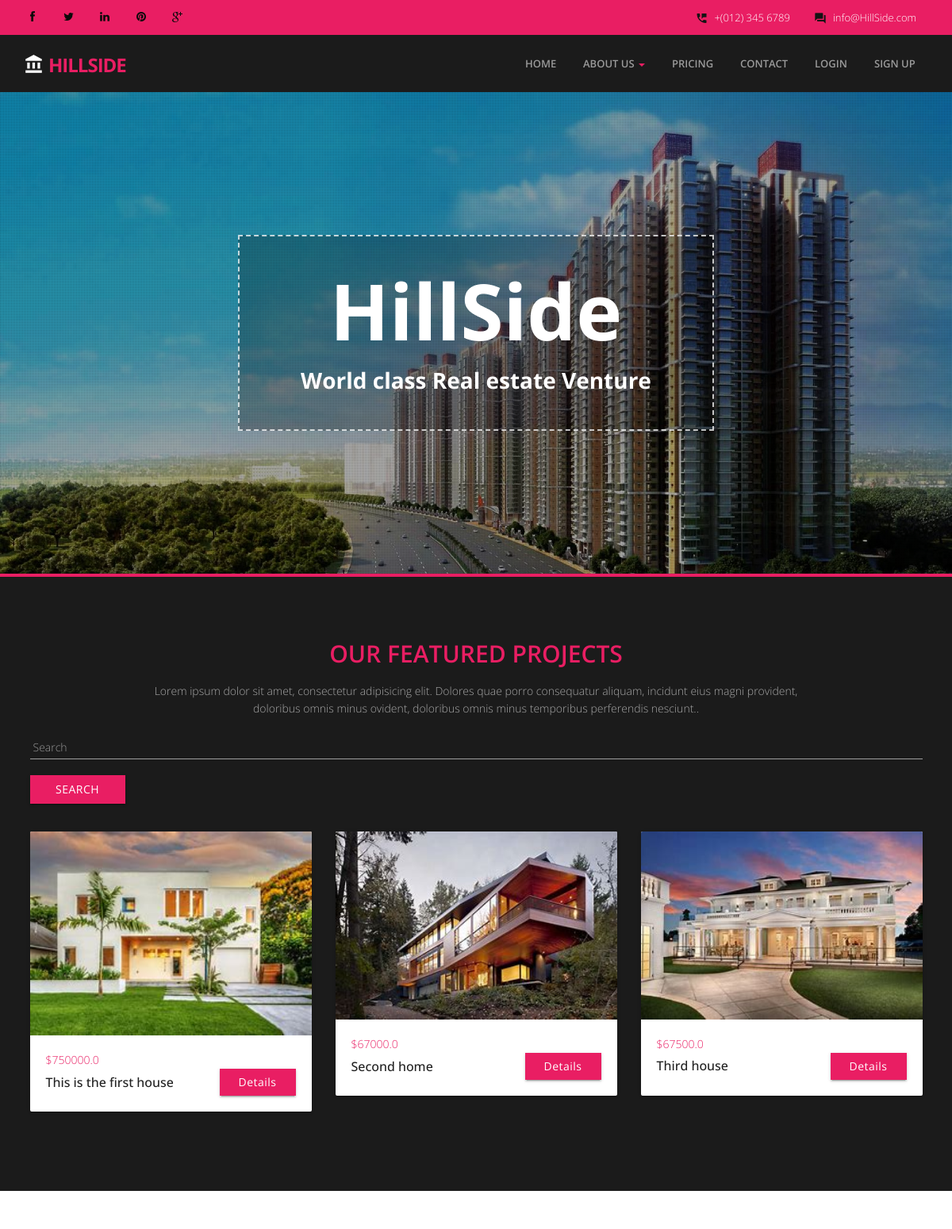
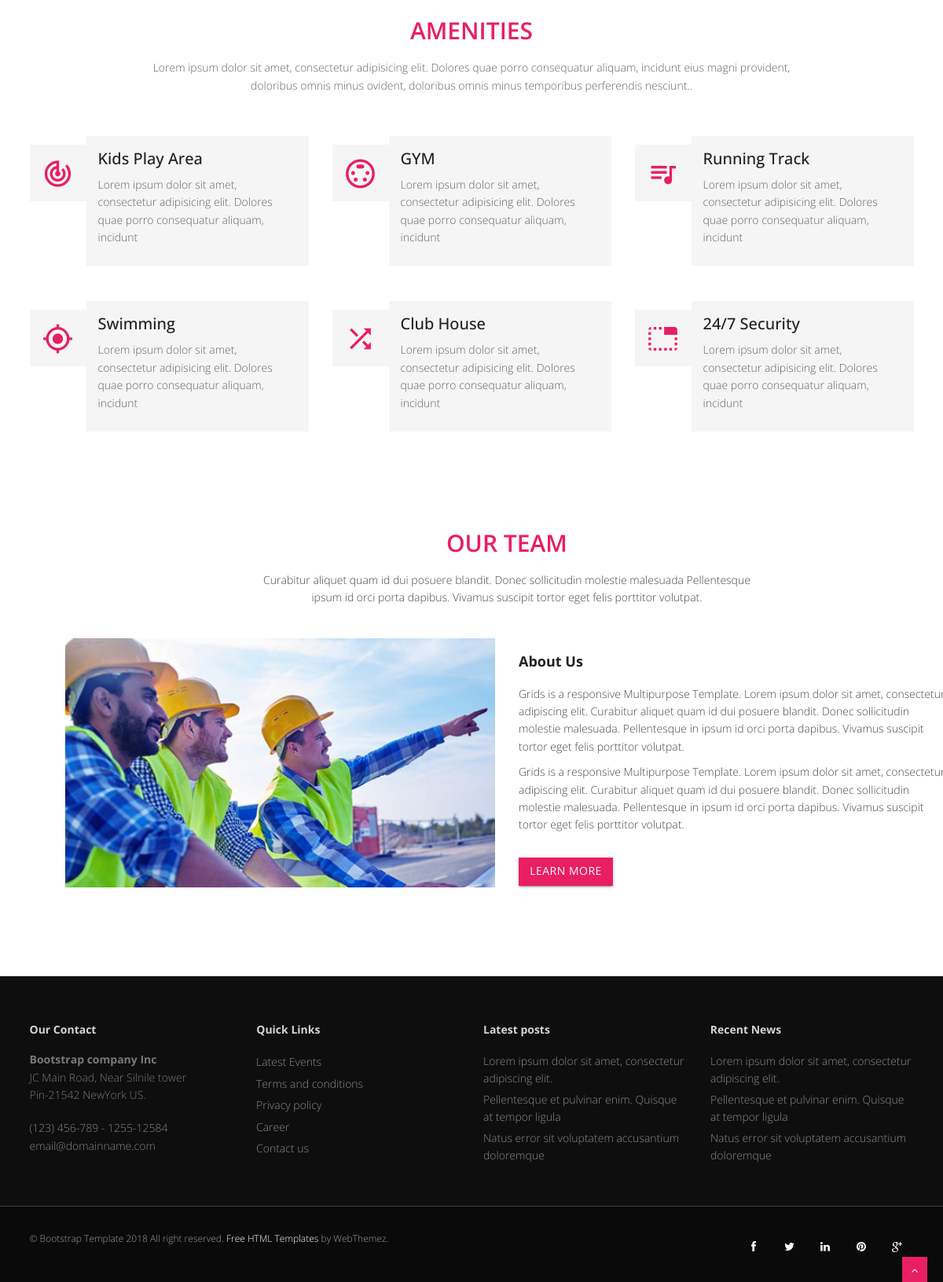
The page / on the database its author committed (2 pictures, top to bottom).
### estate/models.py (models this page shows, shortened)
class House(models.Model):
    buy = 'by'
    sale = 'sl'
    rent = 'rt'
    office_space = 'os'
    apartment = 'ap'
    house = 'hs'
    status_choices = [
    (buy,'buy'), (sale,'sale'), (rent,'rent')
    ]
    item_listing_type = [
    (office_space,'office space'), (apartment,'apartment'), (house,'house')
    ]
    name = models.CharField(default = None, max_length=70)
    address = models.CharField(default = None, max_length=150)
    description = models.TextField(default = None,)
    price = models.FloatField(default = None,)
    image = models.ImageField(upload_to = 'static/images')
    bed_rooms = models.PositiveIntegerField(null = True)
    living_rooms = models.PositiveIntegerField(null = True)
    parking = models.PositiveIntegerField(null = True)
    kitchen = models.PositiveIntegerField(null = True)
    status = models.CharField(max_length= 2, choices=status_choices, default=rent)
    listing = models.CharField(max_length= 2,choices=item_listing_type, default=apartment)
    added = models.DateTimeField(auto_created=True)
    last_updated = models.DateTimeField(auto_now_add=True)

### estate/views.py (the view)
# urls.py: path('', views.home, name="home"),
def home(request):
    houses= House.objects.all()
    context={"houses": houses}
    return render(request, "estate/home.html", context)

### estate/templates/estate/home.html (shortened to what this page needs)
{% extends 'estate/navbar.html' %}
{% load static %}
{% block content %}
<div id="wrapper" class="home-page">
	<section id="banner">
	<div id="demo-1" data-zs-src="{% static 'img/photos/img1.jpg' %}" data-zs-overlay="dots">
		<div class="demo-inner-content">
			<h1><span>HillSide</span></h1><br/>
			<p>World class Real estate Venture</p>
		</div>
	</div>
	</section>
		<section class="projects">
		<div class="container">
	 	<div class="row">
			<div class="col-md-12">
				<div class="aligncenter"><h2 class="aligncenter">Our Featured Projects</h2>Lorem ipsum dolor sit amet, consectetur adipisicing elit. Dolores quae porro consequatur aliquam, incidunt eius magni provident, <br/>doloribus omnis minus ovident, doloribus omnis minus temporibus perferendis nesciunt..</div>
				<br/>
				<div class="w-25 p-3">
					<form class="d-flex w-25" role="search" method="post" action="{% url 'search' %}">
							<input class="form-control me-2 w-75" type="search" placeholder="Search" aria-label="Search" name="q">
							<button class="btn btn-outline-success" type="submit">Search</button>
					</form>
				</div>
			</div>
		</div>
	<div class="row service-v1 margin-bottom-40">
		{% for house in houses %}
            <div class="col-md-4 md-margin-bottom-40">
					<div class="card small">
                        <div class="card-image">
                             <img class="img-responsive" src={{house.image.url}} alt="">
                        </div>
                        <div class="card-content">
                            <p>
                                <span class="price">${{house.price}}</span>
								<h4>{{house.name}}</h4>
								<a href="{% url 'detail' house.id %}" class="btn btn-details">Details</a>
                            </p>
                        </div>
                    </div>
        	</div>
			{% endfor %}
	</div>
		</section>
	<section id="content">
	<div class="container">
		<section class="services">
	    	<div class="row">
			<div class="col-md-12">
				<div class="aligncenter"><h2 class="aligncenter">Amenities</h2>Lorem ipsum dolor sit amet, consectetur adipisicing elit. Dolores quae porro consequatur aliquam, incidunt eius magni provident, <br/>doloribus omnis minus ovident, doloribus omnis minus temporibus perferendis nesciunt..</div>
				<br/>
			</div>
		</div>
	 <div class="row">
            <div class="col-sm-4 info-blocks">
				<i class="icon-info-blocks material-icons">track_changes</i>
                <div class="info-blocks-in">
                    <h3>Kids Play Area</h3>
                    <p>Lorem ipsum dolor sit amet, consectetur adipisicing elit. Dolores quae porro consequatur aliquam, incidunt</p>
                </div>
            </div>
            <div class="col-sm-4 info-blocks">
                <i class="icon-info-blocks material-icons">settings_input_svideo</i>
                <div class="info-blocks-in">
                    <h3>GYM</h3>
                    <p>Lorem ipsum dolor sit amet, consectetur adipisicing elit. Dolores quae porro consequatur aliquam, incidunt</p>
                </div>
            </div>
            <div class="col-sm-4 info-blocks">
                <i class="icon-info-blocks material-icons">queue_music</i>
                <div class="info-blocks-in">
                    <h3>Running Track</h3>
                    <p>Lorem ipsum dolor sit amet, consectetur adipisicing elit. Dolores quae porro consequatur aliquam, incidunt</p>
                </div>
            </div>
        </div>
<div class="row">
            <div class="col-sm-4 info-blocks">
                <i class="icon-info-blocks material-icons">my_location</i>
                <div class="info-blocks-in">
                    <h3>Swimming</h3>
                    <p>Lorem ipsum dolor sit amet, consectetur adipisicing elit. Dolores quae porro consequatur aliquam, incidunt</p>
                </div>
            </div>
            <div class="col-sm-4 info-blocks">
                <i class="icon-info-blocks material-icons">shuffle</i>
                <div class="info-blocks-in">
                    <h3>Club House</h3>
                    <p>Lorem ipsum dolor sit amet, consectetur adipisicing elit. Dolores quae porro consequatur aliquam, incidunt</p>
                </div>
            </div>
            <div class="col-sm-4 info-blocks">
                <i class="icon-info-blocks material-icons">tab_unselected</i>
                <div class="info-blocks-in">
                    <h3>24/7 Security</h3>
                    <p>Lorem ipsum dolor sit amet, consectetur adipisicing elit. Dolores quae porro consequatur aliquam, incidunt</p>
                </div>
            </div>
        </div>
		</section>
	</div>
	</section>
	<section class="section-padding gray-bg">
		<div class="container">
			<div class="row">
				<div class="col-md-12">
					<div class="section-title text-center">
						<h2>Our Team</h2>
						<p>Curabitur aliquet quam id dui posuere blandit. Donec sollicitudin molestie malesuada Pellentesque <br>ipsum id orci porta dapibus. Vivamus suscipit tortor eget felis porttitor volutpat.</p>
					</div>
				</div>
			</div>
			<div class="row">
				<div class="col-md-6 col-sm-6">
					<div class="about-image">
						<img src="{% static 'img/about.jpg'%}" alt="About Images">
					</div>
				</div>
				<div class="col-md-6 col-sm-6">
					<div class="about-text">
					<h3>About Us</h3>
						<p>Grids is a responsive Multipurpose Template. Lorem ipsum dolor sit amet, consectetur adipiscing elit. Curabitur aliquet quam id dui posuere blandit. Donec sollicitudin molestie malesuada. Pellentesque in ipsum id orci porta dapibus. Vivamus suscipit tortor eget felis porttitor volutpat.</p>
						<p>Grids is a responsive Multipurpose Template. Lorem ipsum dolor sit amet, consectetur adipiscing elit. Curabitur aliquet quam id dui posuere blandit. Donec sollicitudin molestie malesuada. Pellentesque in ipsum id orci porta dapibus. Vivamus suscipit tortor eget felis porttitor volutpat.</p>
						<a href="#" class="btn btn-primary waves-effect waves-dark">Learn More</a>
					</div>
				</div>
			</div>
		</div>
	</section>
{% endblock  %}

### estate/static/css/zoomslider.css (style rules this page uses)
.zs-enabled { position:relative }
#demo-1 { position: relative; overflow: hidden; width: 100%; min-height: 400px; background-color: #999; }
.demo-inner-content { position: relative; z-index: 2; margin: 180px auto; padding: 40px; max-width: 600px; color: #fff; text-align: center; font-size: 1.5em; }
.demo-inner-content h1 { font-size: 3.5em; margin: 0; color:#fff; font-weight: bold; text-transform: capitalize; }
.demo-inner-content { position: relative; z-index: 2; margin: 180px auto; padding: 40px; max-width: 600px; color: #ffffff; text-align: center; font-size: 2em; font-weight: bold; border: 2px dashed rgba(255, 255, 255, 0.75); background: rgba(0, 0, 0, 0.25); }

### estate/static/css/style.css (style rules this page uses)
body { font-family:'Open Sans', Arial, sans-serif; font-weight:300; line-height:1.6em; color:#656565; font-size: 1.4em; background: #ffffff; }
a { color: #0a0a0a; text-decoration: none; }
h1,h2 { font-weight: 600; line-height:1.1em; color: #e91e63; margin-bottom: 20px; text-transform: uppercase; }
h3, h4, h5, h6 { line-height:1.1em; color: #212121; margin-bottom: 20px; }
input, button, select, textarea { border-radius: 0px !important; }
#wrapper { width:100%; margin:0; padding:0; }
.row,.row-fluid { margin-bottom:30px; }
.about-image img { width: 100%; }
#banner { width: 100%; background:#000; position:relative; margin:0; padding:0; }
.projects { padding: 60px 0; background: #1b1b1b; color: #a7a7a7; border-top: 4px solid #e91e63; }
.card-content .price { font-size: 14px; color: #e91e63; }
.projects h4 { font-size: 16px; margin: 8px 0; }
#content { position:relative; background: #ffffff; padding:50px 0 0px 0; }
.about-text h3 { font-size: 18px; padding-bottom: 0; font-weight: bold; }
.about-text .btn { margin-top: 20px; //font-size: 15px; //text-align: justify; }
section.section-padding.gray-bg { background: #ffffff; padding: 60px; color: #484848; }
.info-blocks { margin-bottom: 15px; }
.info-blocks i.icon-info-blocks { float: left;color: #e91e63;font-size: 40px;min-width: 50px;margin-top: 11px;text-align: center;background: #f5f5f5;width: 72px;height: 72px;line-height: 75px; }
.info-blocks .info-blocks-in { padding: 15px;overflow: hidden;background: #f5f5f5; }
.info-blocks .info-blocks-in h3 { color: #202020;font-size: 20px;line-height: 28px;margin:0px;margin-bottom: 8px; }
.info-blocks .info-blocks-in p { font-size: 14px; }
.btn { text-align: center;color: #FFFFFF;background: #e91e63;border-color: #e91e63;width: 120px;border-radius: 0; }
a.btn.btn-details { float: right; margin-top: -34px; font-size: 14px; height: 34px; width: 96px; text-transform: capitalize; }
.aligncenter { text-align:center; }

### rows shown on the page
House: image (picture), price "750000.0", name "This is the first house"
House: image (picture), price "67000.0", name "Second home"
House: image (picture), price "67500.0", name "Third house"
